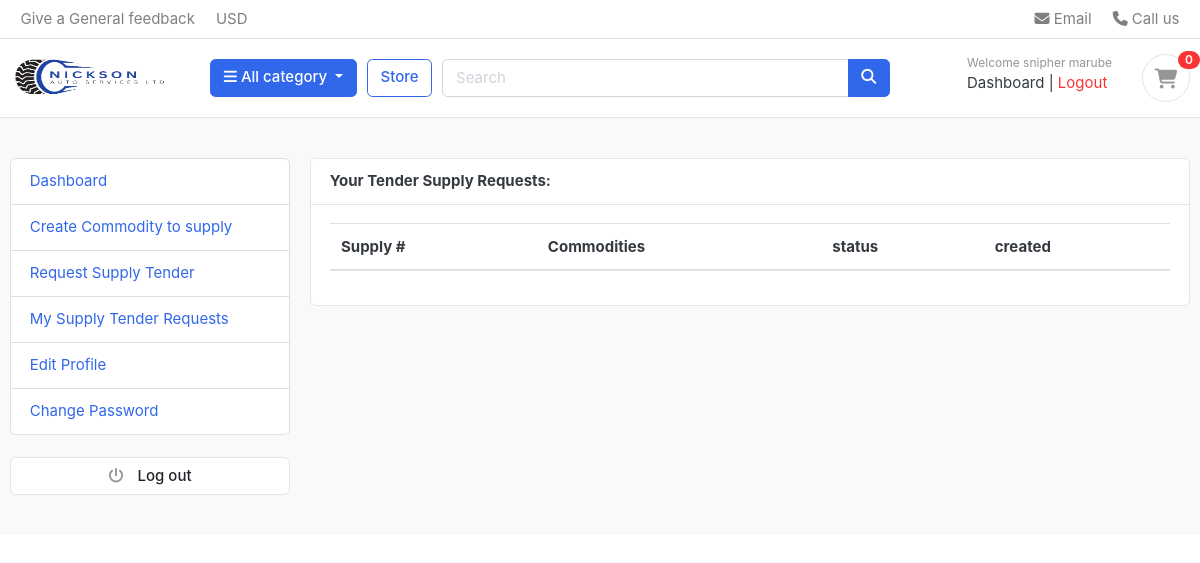
/supplier/approved_supply_requests/ (signed in), run on an earlier commit of the app's database.
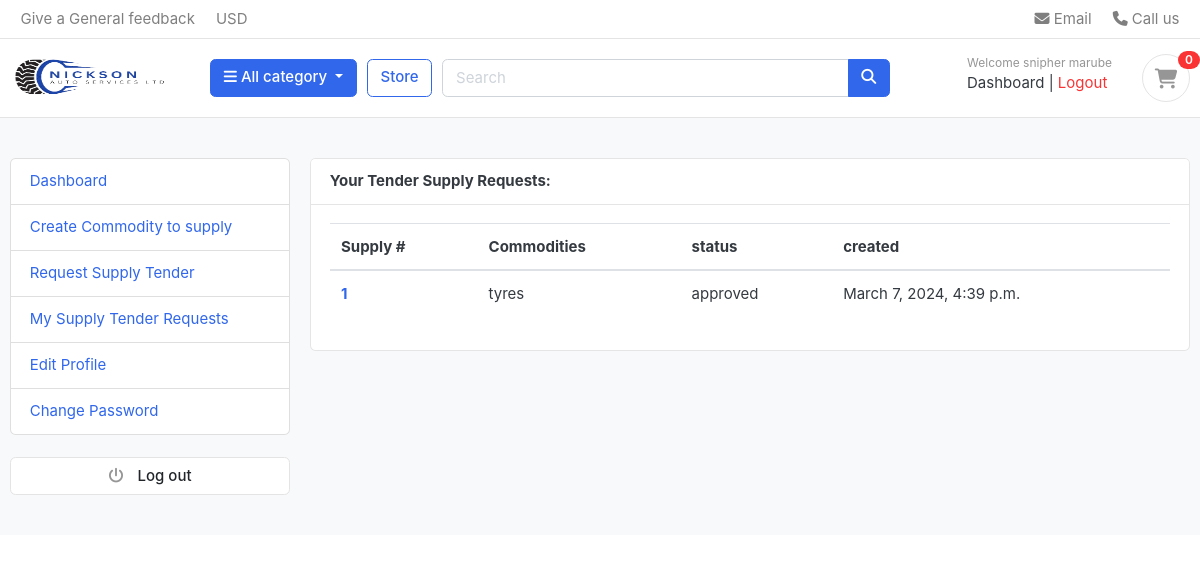
And on a later commit of the database.
### supplier/models.py (models this page shows, shortened)
class SupplyRequest(models.Model):
    STATUS_CHOICES = [
        ('pending', 'Pending'),
        ('approved', 'Approved'),
        ('rejected', 'Rejected')
    ]
    supplier = models.ForeignKey(Account, on_delete=models.CASCADE)
    commodities = models.ManyToManyField(Commodity)
    status = models.CharField(max_length=255, choices=STATUS_CHOICES, default='pending')
    created = models.DateTimeField(auto_now_add=True)
    updated = models.DateTimeField(auto_now=True)
    class Meta:
        verbose_name = 'Supply Request'
        verbose_name_plural = 'Supply Requests'

class Commodity(models.Model):
    name = models.CharField(max_length=255)
    available_amount = models.PositiveIntegerField()
    price = models.DecimalField(max_digits=10, decimal_places=2, help_text='Price per each commodity')
    created = models.DateTimeField(auto_now_add=True)
    updated = models.DateTimeField(auto_now=True)
    class Meta:
        verbose_name_plural = 'Commodities'

### supplier/views.py (the view)
# urls.py: path('approved_supply_requests/', views.approved_supply_requests, name='approved_supply_requests'),
@login_required
def approved_supply_requests(request):
    supply_requests = SupplyRequest.objects.filter(supplier=request.user, status='approved')
    context = {
        'supply_requests': supply_requests
    }
    return render(request, 'supplier/approved_supply_requests.html', context)

### feedback/forms.py
class FeedbackForm(forms.ModelForm):
    class Meta:
        model = Feedback
        exclude = ('user',)
    def __init__(self, *args, **kwargs):
        super(FeedbackForm, self).__init__(*args, **kwargs)
        self.fields['message'].widget.attrs['placeholder'] = 'Enter You feedback here'
        for field in self.fields:
            self.fields[field].widget.attrs['class'] = 'form-control'

### carts/context_processors.py (called while the page is built)
def counter(request):
    item_count = 0
    if 'admin' in request.path:
        return {}
    else:
        try:
            cart = Cart.objects.filter(cart_id=_cart_id(request)) # get the cart using the cart_id present in the session
            if request.user.is_authenticated:
                cart_items = CartItem.objects.all().filter(user=request.user)
            else:
                cart_items = CartItem.objects.all().filter(cart=cart[:1]) # get all the cart items using the cart
            for cart_item in cart_items:
                item_count += cart_item.quantity
        except Cart.DoesNotExist:
            item_count = 0
    return dict(item_count=item_count)

### category/context_processors.py (called while the page is built)
def menu_links(request):
    links = Category.objects.all()
    return dict(links=links)

### templates/supplier/approved_supply_requests.html (shortened to what this page needs)
{% extends 'base.html' %}
{% load static %}
{% block content %}
<section class="section-conten padding-y bg">
  <div class="container">
    <div class="row">
      {% include 'includes/supplier_sidebar.html' %}
      <main class="col-md-9">
        <article class="card">
          <header class="card-header">
            <strong class="d-inline-block mr-3">Your Tender Supply Requests:</strong>
          </header>
          <div class="card-body">
            <div class="row">
              <div class="col-md-12">
                <table class="table table-hover">
                    <thead>
                      <tr>
                        <th scope="col">Supply #</th>
                        <th scope="col">Commodities</th>
                        <th scope="col">status</th>
                        <th scope="col">created</th>
                      </tr>
                    </thead>
                    <tbody>
                        {% for supply in supply_requests %}
                      <tr>
                        <th scope="row"> <a href="{% url 'request_detail' supply.id %}"> {{supply.id}} </a></th>
                        <td>
                            {% for commodity in supply.commodities.all %}
                            {{ commodity.name }}{% if not forloop.last %}, {% endif %}
                          {% endfor %}
                        </td>
                        <td> {{supply.status}} </td>
                        <td> {{supply.created}} </td>
                      </tr>
                      {% endfor %}
                    </tbody>
                  </table>
              </div>
            </div>
          </div>
        </article>
      </main>
    </div>
  </div>
</section>
{% endblock %}

What changed in the data, as far as the page shows it:
now on this page (row edited): SupplyRequest: id "1", status "approved", created "March 7, 2024, 4:39 p.m."
now on this page (row unchanged): Commodity: name "tyres"
